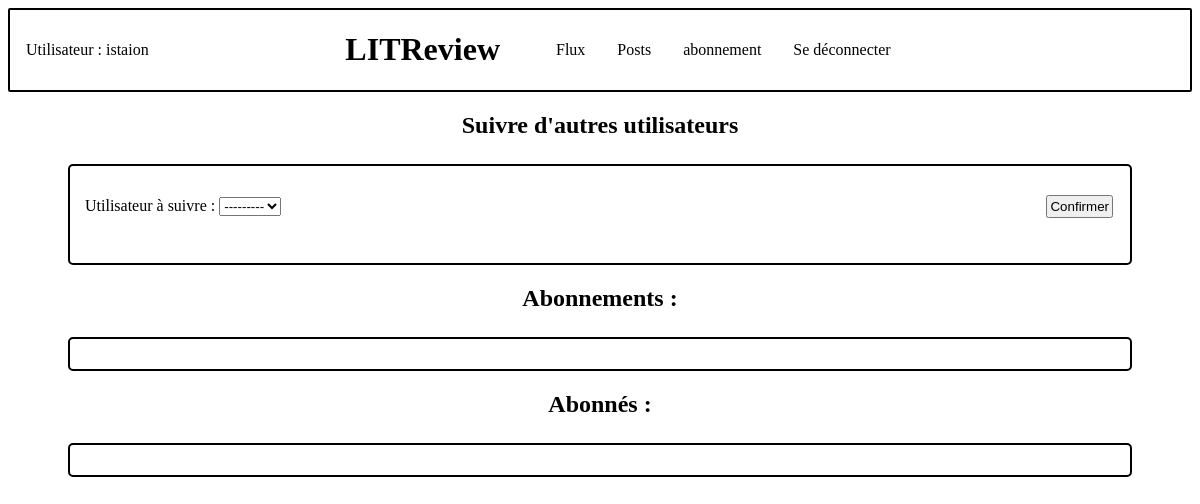
The page /follow-users/ (signed in) on the database as committed earlier.
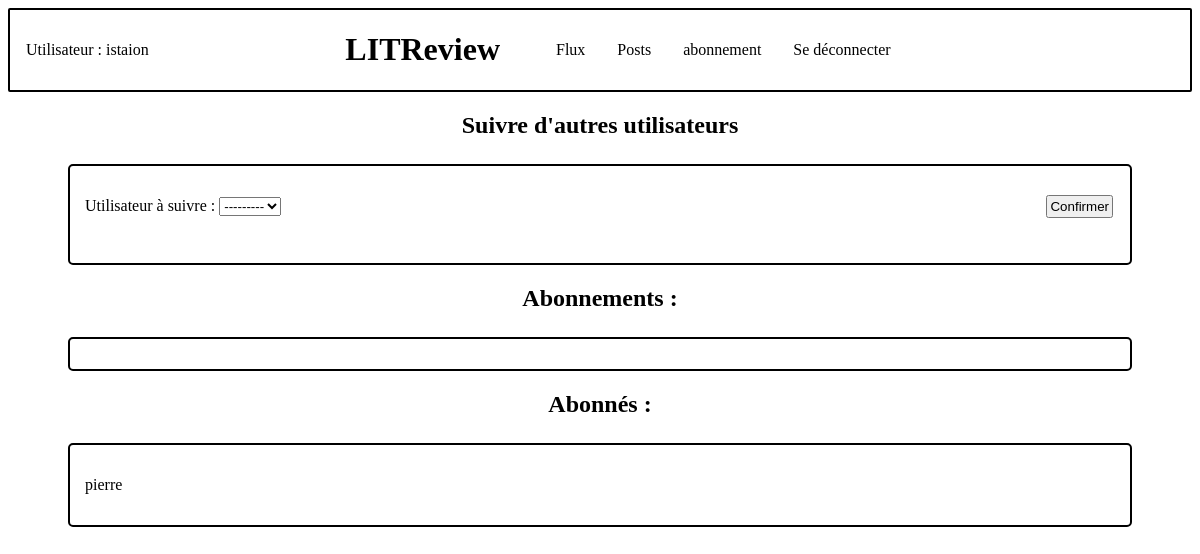
The same page on the database as committed later.
### review/models.py (models this page shows, shortened)
class UserFollows(models.Model):
    user = models.ForeignKey(
        to=settings.AUTH_USER_MODEL, on_delete=models.CASCADE, related_name='following')
    followed_user = models.ForeignKey(
        to=settings.AUTH_USER_MODEL, on_delete=models.CASCADE, related_name='followed_by')
    class Meta:
        unique_together = ('user', 'followed_user', )

### authentication/models.py (models this page shows)
class User(AbstractUser):
    follows = models.ManyToManyField('self',
                                     through='review.UserFollows',
                                     symmetrical=False,
                                     related_name='followed')

### review/views.py (the view, shortened to what this page needs)
# urls.py: path('follow-users/', review.views.follow_users, name='follow_users'),
@login_required
def follow_users(request):
    following = request.user.following.all()
    followed_by = request.user.followed_by.all()
    follow_form = forms.UserFollowsForm()
    context = {
        'follow_form': follow_form,
        'following': following,
        'followed_by': followed_by,
    }
    return render(request, 'review/follow_users.html', context=context)

### review/forms.py
class UserFollowsForm(forms.ModelForm):
    class Meta:
        model = models.UserFollows
        fields = ['user', 'followed_user']
        exclude = ['user']
        labels = {'followed_user': 'Utilisateur à suivre :'}

### review/templates/review/follow_users.html (shortened to what this page needs)
{% extends 'base.html' %}
{% block content %}
    <h2>Suivre d'autres utilisateurs</h2>
    <div class="add_user">
        <form method="post">
            {{ follow_form.as_p }}
            <button type="submit" >Confirmer</button>
        </form>
    </div>
    <h2>Abonnements :</h2>
     <div class="user_follow">
     </div>
    <h2>Abonnés :</h2>
     <div class="user_follow">
         {% for follow in followed_by %}
            <p>{{follow.user.username}}<p>
         {% endfor %}
     </div>
{% endblock content %}

Rows that differ between the two databases and show on the page:
added UserFollows: user.username "pierre"
